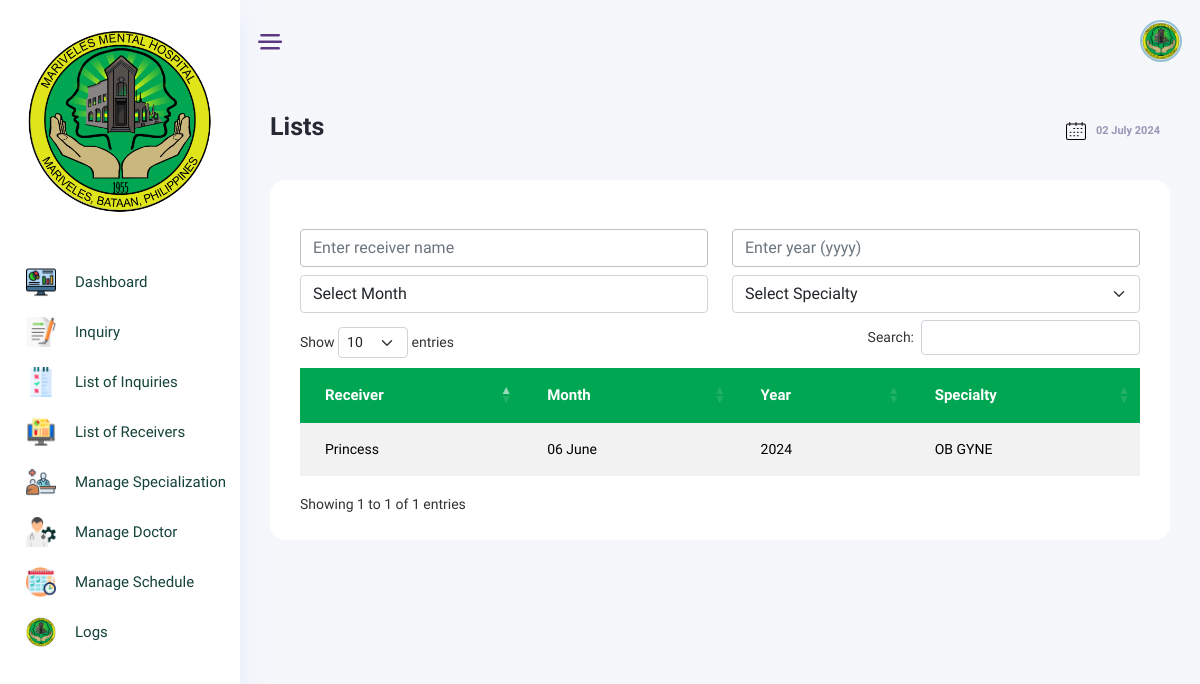
Screenshot of /list_receivers-cess.php (signed in) with the database file from the repository.
### tables this page shows
CREATE TABLE `tblinquiry` (
  `id` int(11) NOT NULL,
  `consultdate` varchar(50) NOT NULL,
  `consultmonth` varchar(50) NOT NULL,
  `consultyear` varchar(50) NOT NULL,
  `receiver` varchar(50) NOT NULL,
  `mode` varchar(50) NOT NULL,
  `endorsement` varchar(50) NOT NULL,
  `name` varchar(50) NOT NULL,
  `type` varchar(50) NOT NULL,
  `birthdate` date NOT NULL,
  `age` int(11) NOT NULL,
  `gender` varchar(50) NOT NULL DEFAULT '',
  `contact_no` varchar(50) NOT NULL,
  `specialty` varchar(50) NOT NULL,
  `remarks` varchar(50) NOT NULL,
  `start_datetime` varchar(50) NOT NULL,
  `doctor` varchar(50) NOT NULL,
  `status` varchar(50) NOT NULL,
  `rescheduled` varchar(50) NOT NULL,
  `diagnose` varchar(50) NOT NULL,
  `end_datetime` varchar(50) NOT NULL,
  `end_month` varchar(50) NOT NULL,
  `end_year` varchar(50) NOT NULL,
  `rescheduled_id` int(11) NOT NULL
);

CREATE TABLE `users` (
  `userid` int(11) NOT NULL,
  `username` varchar(50) NOT NULL,
  `userpass` varchar(100) NOT NULL,
  `dateadded` datetime NOT NULL,
  `userprivilege` int(11) NOT NULL,
  `addedby` int(11) NOT NULL,
  `userstatus` tinyint(4) NOT NULL,
  `fname` varchar(50) NOT NULL,
  `lname` varchar(50) NOT NULL,
  `nameinit` varchar(10) NOT NULL,
  `deptid` int(11) NOT NULL
);

CREATE TABLE `specialties` (
  `id` int(11) NOT NULL,
  `specialty` varchar(50) NOT NULL
);

### list_receivers-cess.php (the view, shortened to what this page needs)
<?php
include "include/config.php";
include "include/header.php";
include "include/sidebar.php";
?>
<body class="crm_body_bg">
    <section class="main_content dashboard_part large_header_bg">
        <?php include 'include/header-2.php'; ?>
        <div class="main_content_iner overly_inner ">
            <div class="container-fluid p-0 ">
                <div class="row">
                    <div class="col-12">
                        <div class="page_title_box d-flex flex-wrap align-items-center justify-content-between">
                            <div class="page_title_left d-flex align-items-center">
                                <h3 class="f_s_25 f_w_700 dark_text mr_30">Lists</h3>
                            </div>
                            <div class="page_title_right">
                                <div class="page_date_button d-flex align-items-center">
                                    <img src="vendors/calender_icon.svg" alt="">
                                    <?php echo date('d F Y'); ?>
                                </div>
                            </div>
                        </div>
                    </div>
                </div>
                <div class="row ">
                    <div class="col-xl-12">
                        <div class="white_card card_height_100 mb_30">
                            <div class="white_card_header">
                            </div>
                            <div class="white_card_body ">
                                <div class="table-responsive">
                                    <?php
                                    $sql = "SELECT * FROM tblinquiry";
                                    $result = mysqli_query($db, $sql);
                                    $inquiry = mysqli_fetch_all($result, MYSQLI_ASSOC);
                                    ?>
                                    <table id="inquiryTable" class="table table-striped" style="width:100%">
                                        <div class="row">
                                            <div class="col-xl-6">
                                                <input type="text" id="receiverFilter" class="form-control mb-2" placeholder="Enter receiver name">
                                                <select class="form-control" id="consultmonthFilter">
                                                    <option value="" selected>Select Month</option>
                                                </select>
                                            </div>
                                            <div class="col-xl-6">
                                                <input type="number" id="yearFilter" class="form-control mb-2" placeholder="Enter year (yyyy)">
                                                <select class=" form-select" id="specialtyFilter">
                                                    <option value="" selected>Select Specialty</option>
                                                </select>
                                            </div>
                                            <thead>
                                                <tr>
                                                    <th style="background: #00A651 !important; color: white !important; font-weight: 700; font-size: 15px!important; vertical-align: middle!important;">Receiver</th>
                                                    <th style="background: #00A651 !important; color: white !important; font-weight: 700; font-size: 15px!important; vertical-align: middle!important;">Month</th>
                                                    <th style="background: #00A651 !important; color: white !important; font-weight: 700; font-size: 15px!important; vertical-align: middle!important;">Year</th>
                                                    <th style="background: #00A651 !important; color: white !important; font-weight: 700; font-size: 15px!important; vertical-align: middle!important;">Specialty</th>
                                                </tr>
                                            </thead>
                                            <tbody>
                                                <?php foreach ($inquiry as $row) : ?>
                                                    <tr id="row_<?= $row['id']; ?>">
                                                        <?php
                                                        $sql_receiever = "SELECT users.fname AS name FROM tblinquiry LEFT JOIN users ON tblinquiry.receiver = users.userid WHERE tblinquiry.id = " . $row['id'];
                                                        $result_receiver = $db->query($sql_receiever);
                                                        while ($row_receiver = $result_receiver->fetch_assoc()) {
                                                            $receiver = $row_receiver['name'];
                                                        }
                                                        ?>
                                                        <td style="color: black; font-weight: 400"><?= $receiver ?></td>
                                                        <td style="color: black; font-weight: 400;">
                                                            <?= $row['consultmonth'] ?>
                                                            <?php if ($row['consultmonth'] == '01') {
                                                                echo 'January';
                                                            } elseif ($row['consultmonth'] == '02') {
                                                                echo 'February';
                                                            } elseif ($row['consultmonth'] == '03') {
                                                                echo 'March';
                                                            } elseif ($row['consultmonth'] == '04') {
                                                                echo 'April';
                                                            } elseif ($row['consultmonth'] == '05') {
                                                                echo 'May';
                                                            } elseif ($row['consultmonth'] == '06') {
                                                                echo 'June';
                                                            } elseif ($row['consultmonth'] == '07') {
                                                                echo 'July';
                                                            } elseif ($row['consultmonth'] == '08') {
                                                                echo 'August';
                                                            } elseif ($row['consultmonth'] == '09') {
                                                                echo 'September';
                                                            } elseif ($row['consultmonth'] == '10') {
                                                                echo 'October';
                                                            } elseif ($row['consultmonth'] == '11') {
                                                                echo 'November';
                                                            } elseif ($row['consultmonth'] == '12') {
                                                                echo 'December';
                                                            }
                                                            ?>
                                                        <td style="color: black; font-weight: 400"><?= $row['consultyear'] ?></td>
                                                        <?php
                                                        $sql = "SELECT * FROM `specialties` WHERE id = '{$row['specialty']}'";
                                                        $result1 = $db->query($sql);
                                                        if ($result1 && $result1->num_rows > 0) {
                                                            $specialty_row = $result1->fetch_assoc();
                                                            $specialty_name = $specialty_row['specialty'];
                                                            echo "<td style='color: black; font-weight: 400'>$specialty_name</td>";
                                                        }
                                                        ?>
                                                    </tr>
                                                <?php endforeach; ?>
                                            </tbody>
                                        </div>
                                </div>
                            </div>
                        </div>
                    </div>
    </section>
    <?php include 'include/footer.php'; ?>

### include/header.php (shortened to what this page needs)
<!DOCTYPE html>
<html lang="zxx">
<head>
    <link rel="stylesheet" href="https://cdnjs.cloudflare.com/ajax/libs/font-awesome/5.15.4/css/all.min.css">
    <link rel="stylesheet" href="vendors/bootstrap1.min.css">
    <link rel="stylesheet" href="vendors/themify-icons.css">
    <link rel="stylesheet" href="vendors/nice-select.css">
    <link rel="stylesheet" href="vendors/owl.carousel.css">
    <link rel="stylesheet" href="vendors/gijgo.min.css">
    <link rel="stylesheet" href="vendors/tagsinput.css">
    <link rel="stylesheet" href="vendors/vectormap-2.0.2.css">
    <link rel="stylesheet" href="vendors/scrollable.css">
    <link rel="stylesheet" href="vendors/jquery.dataTables.min.css">
    <link rel="stylesheet" href="vendors/responsive.dataTables.min.css">
    <link rel="stylesheet" href="vendors/buttons.dataTables.min.css">
    <link rel="stylesheet" href="vendors/summernote-bs4.css">
    <link rel="stylesheet" href="vendors/morris.css">
    <link rel="stylesheet" href="vendors/metisMenu.css">
    <link rel="stylesheet" href="css/style3.css">
    <link rel="stylesheet" href="vendors/style1.css">
    <link rel="stylesheet" href="vendors/default.css" id="colorSkinCSS">
    <link rel="stylesheet" href="https://cdn.datatables.net/1.11.5/css/dataTables.bootstrap5.min.css">

### include/sidebar.php (shortened to what this page needs)
<nav class="sidebar">
    <div class="logo d-flex justify-content-between">
        <a class="large_logo" href="#"><img src="vendors/logo.png" alt="" style="background: white"></a>
    </div>
    <ul id="sidebar_menu" class="metismenu">
        <li class="">
            <a href="dashboard.php" aria-expanded="false">
                <div class="nav_icon_small">
                    <img src="vendors/dashboard.png" alt="">
                </div>
                <div class="nav_title">
                    <span>Dashboard</span>
                </div>
            </a>
        </li>
        <li class="">
            <a href="inquiry.php" aria-expanded="false">
                <div class="nav_icon_small">
                    <img src="vendors/contract.png" alt="">
                </div>
                <div class="nav_title">
                    <span>Inquiry</span>
                </div>
            </a>
        </li>
        <li class="">
            <a href="list_inquiries.php" aria-expanded="false">
                <div class="nav_icon_small">
                    <img src="vendors/checklist.png" alt="">
                </div>
                <div class="nav_title">
                    <span>List of Inquiries</span>
                </div>
            </a>
        <li class="">
            <a href="list_receivers.php" aria-expanded="false">
                <div class="nav_icon_small">
                    <img src="vendors/report.png" alt="">
                </div>
                <div class="nav_title">
                    <span>List of Receivers</span>
                </div>
            </a>
        </li>
        <li class="">
            <a href="manage_specialty.php" aria-expanded="false">
                <div class="nav_icon_small">
                    <img src="vendors/treatment.png" alt="">
                </div>
                <div class="nav_title">
                    <span>Manage Specialization</span>
                </div>
            </a>
        </li>
        <li class="">
            <a href="manage_doctor.php" aria-expanded="false">
                <div class="nav_icon_small">
                    <img src="vendors/management.png" alt="">
                </div>
                <div class="nav_title">
                    <span>Manage Doctor</span>
                </div>
            </a>
        </li>
        <li class="">
            <a href="manage_schedule.php" aria-expanded="false">
                <div class="nav_icon_small">
                    <img src="vendors/timetable.png" alt="">
                </div>
                <div class="nav_title">
                    <span>Manage Schedule</span>
                </div>
            </a>
        </li>
        <li>
            <a href="logs.php" aria-expanded=" false">
                <div class="nav_icon_small">
                    <img src="vendors/logo.png" alt="">
                </div>
                <div class="nav_title">
                    <span>Logs</span>
                </div>
            </a>
        </li>
    </ul>
</nav>

### include/header-2.php (shortened to what this page needs)
<div class="container-fluid g-0">
    <div class="row">
        <div class="col-lg-12 p-0 ">
            <div class="header_iner d-flex justify-content-between align-items-center">
                <div class="line_icon open_miniSide d-none d-lg-block">
                    <img src="vendors/line_img.png" alt="">
                </div>
                <div class="header_right d-flex justify-content-between align-items-center">
                    <div class="profile_info">
                        <img src="vendors/LOGO.png" alt="#">
                    </div>
                </div>
            </div>
        </div>
    </div>
</div>

### include/footer.php (shortened to what this page needs)
</body>
</html>

### include/sidebar.php (style rules this page uses)
.sidebar .logo { background: white !important; }
.sidebar .logo { margin: 0; background: #f3f6f9; padding: 25px !important; margin-bottom: 0px !important; }
body { font-family: Mulish, sans-serif !important; }
.sidebar #sidebar_menu li a img { width: 30px !important; height: auto; }

### list_receivers-cess.php (style rules this page uses)
table.dataTable>thead>tr>th:not(.sorting_disabled) { padding-right: 0px !important; }
.sidebar #sidebar_menu>li a { font-weight: 500 !important; text-decoration: none !important; }
section.main_content.dashboard_part.large_header_bg { background-color: #F6F7FB !important; }
select { border: 1px solid #ced4da !important; -moz-appearance: none !important; border-radius: .25rem !important; }

### include/header-2.php (style rules this page uses)
.header_iner { border-bottom: none !important; }

### rows the page displays
tblinquiry: users.fname "Princess", consultmonth "06", shows "June", consultyear "2024", specialties.specialty "OB GYNE"
